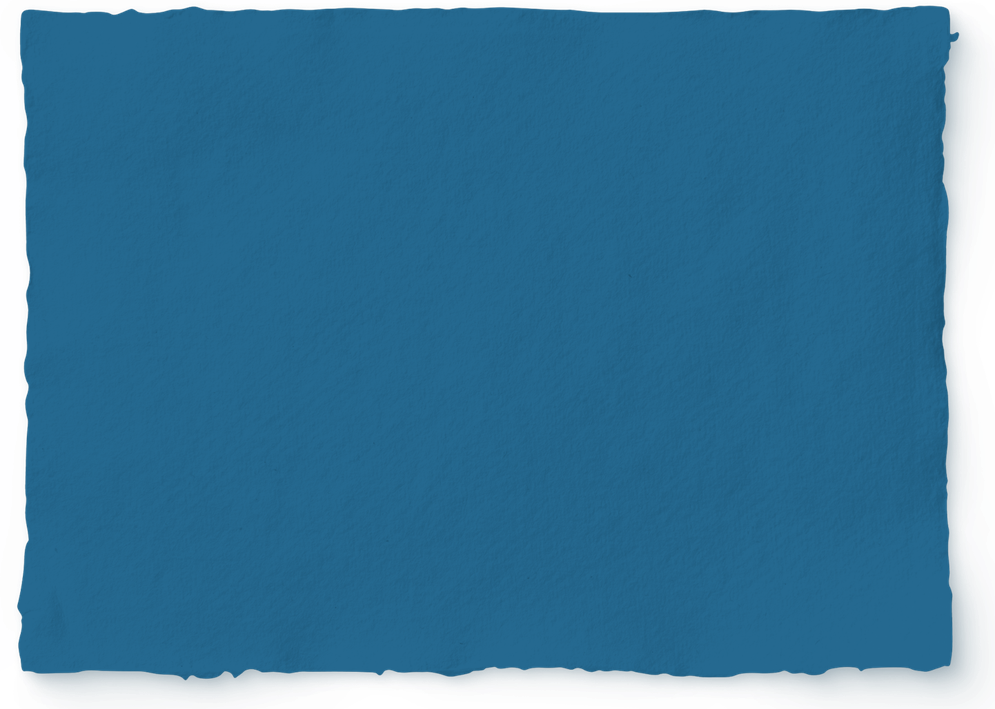
#> input picture assets/images/paper-sheet-semi-rough-navy.png, 995 x 709 px, shrunk from 1442 x 1027 before the run
$ python recolor_paper.py
#> lines starting #> are read from the running program, lines starting #| are printed output that depends on the picture
from PIL import Image, ImageOps
import os

def colorize(src, dst, target, keep_alpha=True):
#> called with src = 'paper-sheet-semi-rough-navy.png', dst = 'paper-sheet-deep-navy.png', target = (20, 66, 86), keep_alpha = True
    im = Image.open(src).convert('RGB')
    g = ImageOps.grayscale(im)                      # keep fiber texture + shading
    # normalize the grey range so texture survives
    g = ImageOps.autocontrast(g, cutoff=1)
    tr,tg,tb = target
    out = Image.merge('RGB', (
        g.point(lambda v: int(tr*(0.35+0.65*(v/255)))),
        g.point(lambda v: int(tg*(0.35+0.65*(v/255)))),
        g.point(lambda v: int(tb*(0.35+0.65*(v/255)))),
    ))
    a = Image.open(src).convert('RGBA').getchannel('A')
    out = out.convert('RGBA'); out.putalpha(a)
    out.save(dst)
    print('->', dst, out.size, 'sample', out.convert('RGB').load()[out.size[0]//2,out.size[1]//2])
#| -> paper-sheet-deep-navy.png (995, 709) sample (18, 62, 81)

# sheet tone: same family as field (#06242c), lifted so white type reads clearly
SHEET = (20, 66, 86)
EDGE  = (12, 48, 64)

colorize('paper-sheet-semi-rough-navy.png', 'paper-sheet-deep-navy.png', SHEET)
colorize('torn-up-strip-blue.png',   'torn-up-strip-deep.png',   EDGE)
#> call 2 of colorize, with src = 'torn-up-strip-blue.png', dst = 'torn-up-strip-deep.png', target = (12, 48, 64), keep_alpha = True
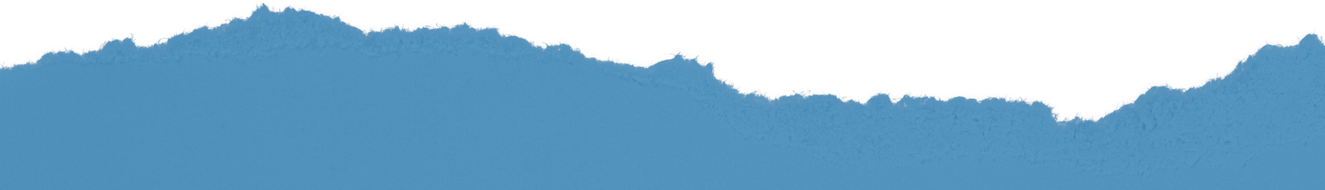
#> input picture assets/images/torn-up-strip-blue.png, 1325 x 190 px, shrunk from 1920 x 275 before the run
#> in colorize (call 2), `g = ImageOps.grayscale(im)`:
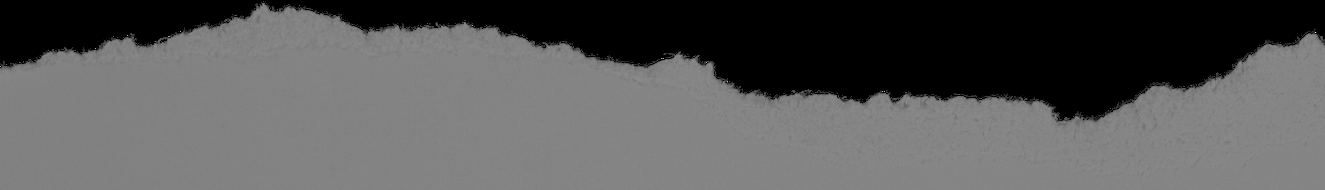
#> g: PIL image 1325x190 L; min 0, max 255, mean 88.3
#> in colorize (call 2), `a = Image.open(src).convert('RGBA').getchannel('A')`:
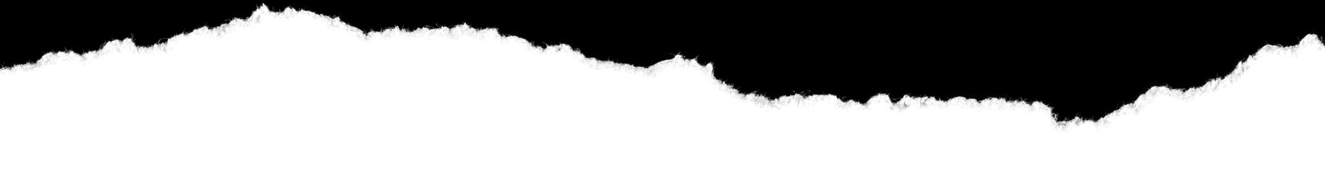
#> a: PIL image 1325x190 L; min 0, max 255, mean 169.7
#| -> torn-up-strip-deep.png (1325, 190) sample (11, 47, 63)
colorize('torn-down-strip-blue.png', 'torn-down-strip-deep.png', EDGE)
#> call 3 of colorize, with src = 'torn-down-strip-blue.png', dst = 'torn-down-strip-deep.png', target = (12, 48, 64), keep_alpha = True
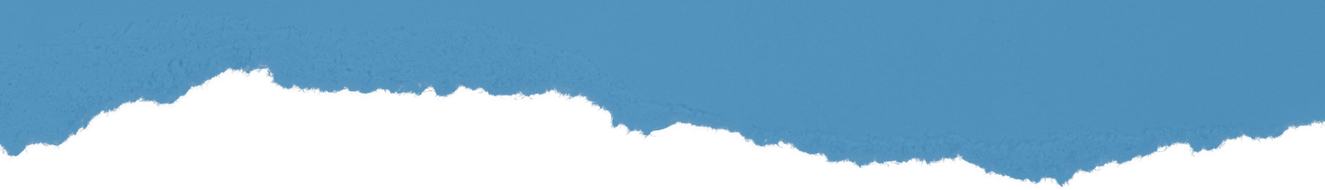
#> input picture assets/images/torn-down-strip-blue.png, 1325 x 190 px, shrunk from 1920 x 275 before the run
#> in colorize (call 3), `g = ImageOps.grayscale(im)`:
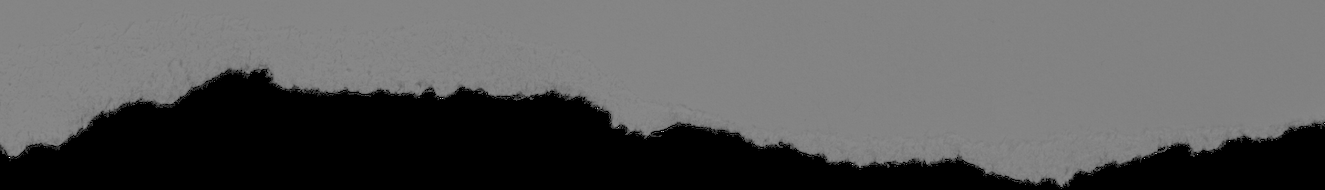
#> g: PIL image 1325x190 L; min 0, max 255, mean 88.3
#> in colorize (call 3), `a = Image.open(src).convert('RGBA').getchannel('A')`:
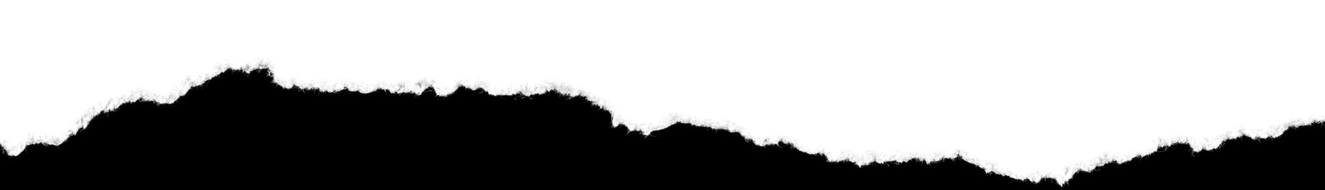
#> a: PIL image 1325x190 L; min 0, max 255, mean 169.7
#> in colorize (call 3), `out.putalpha(a)`:
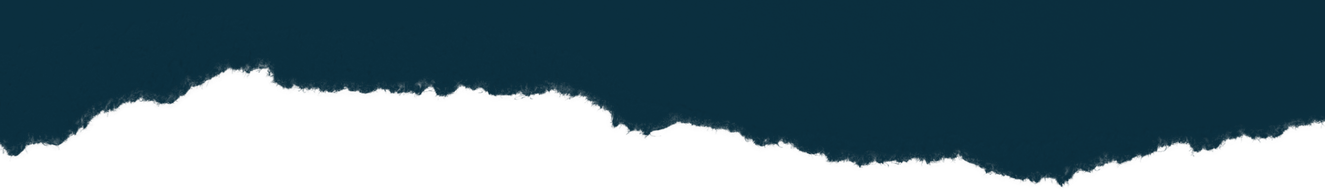
#> out: PIL image 1325x190 RGBA; mean R, G, B, A 8.7, 36.6, 49.2, 169.7; transparent parts drawn white
#| -> torn-down-strip-deep.png (1325, 190) sample (11, 47, 63)
